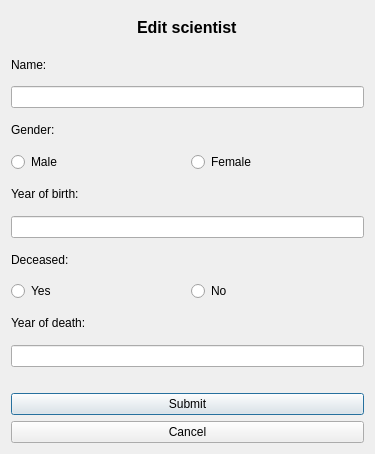
<?xml version="1.0" encoding="UTF-8"?>
<ui version="4.0">
 <class>editPerson</class>
 <widget class="QDialog" name="editPerson">
  <property name="geometry">
   <rect>
    <x>0</x>
    <y>0</y>
    <width>375</width>
    <height>454</height>
   </rect>
  </property>
  <property name="minimumSize">
   <size>
    <width>375</width>
    <height>454</height>
   </size>
  </property>
  <property name="windowTitle">
   <string>Edit scientist</string>
  </property>
  <property name="toolTipDuration">
   <number>0</number>
  </property>
  <layout class="QVBoxLayout" name="verticalLayout">
   <item alignment="Qt::AlignHCenter">
    <widget class="QLabel" name="editText">
     <property name="font">
      <font>
       <pointsize>12</pointsize>
       <weight>75</weight>
       <bold>true</bold>
      </font>
     </property>
     <property name="toolTipDuration">
      <number>0</number>
     </property>
     <property name="text">
      <string>Edit scientist</string>
     </property>
    </widget>
   </item>
   <item>
    <widget class="QLabel" name="nameText">
     <property name="toolTipDuration">
      <number>0</number>
     </property>
     <property name="text">
      <string>Name:</string>
     </property>
    </widget>
   </item>
   <item>
    <widget class="QLineEdit" name="nameEdit">
     <property name="toolTipDuration">
      <number>0</number>
     </property>
     <property name="text">
      <string/>
     </property>
    </widget>
   </item>
   <item>
    <widget class="QLabel" name="genderText">
     <property name="toolTipDuration">
      <number>0</number>
     </property>
     <property name="text">
      <string>Gender: </string>
     </property>
    </widget>
   </item>
   <item>
    <layout class="QHBoxLayout" name="horizontalLayout_2">
     <item>
      <widget class="QRadioButton" name="maleButton">
       <property name="toolTipDuration">
        <number>0</number>
       </property>
       <property name="text">
        <string>Male</string>
       </property>
       <attribute name="buttonGroup">
        <string notr="true">buttonGroup</string>
       </attribute>
      </widget>
     </item>
     <item>
      <widget class="QRadioButton" name="femaleButton">
       <property name="toolTipDuration">
        <number>0</number>
       </property>
       <property name="text">
        <string>Female</string>
       </property>
       <attribute name="buttonGroup">
        <string notr="true">buttonGroup</string>
       </attribute>
      </widget>
     </item>
    </layout>
   </item>
   <item>
    <widget class="QLabel" name="dobText">
     <property name="toolTipDuration">
      <number>0</number>
     </property>
     <property name="text">
      <string>Year of birth:</string>
     </property>
    </widget>
   </item>
   <item>
    <widget class="QLineEdit" name="dobEdit">
     <property name="toolTipDuration">
      <number>0</number>
     </property>
    </widget>
   </item>
   <item>
    <widget class="QLabel" name="deceasedText">
     <property name="toolTipDuration">
      <number>0</number>
     </property>
     <property name="text">
      <string>Deceased: </string>
     </property>
    </widget>
   </item>
   <item>
    <layout class="QHBoxLayout" name="horizontalLayout">
     <item>
      <widget class="QRadioButton" name="aliveButton">
       <property name="toolTipDuration">
        <number>0</number>
       </property>
       <property name="text">
        <string>Yes</string>
       </property>
       <attribute name="buttonGroup">
        <string notr="true">buttonGroup_2</string>
       </attribute>
      </widget>
     </item>
     <item>
      <widget class="QRadioButton" name="deadButton">
       <property name="toolTipDuration">
        <number>0</number>
       </property>
       <property name="text">
        <string>No</string>
       </property>
       <attribute name="buttonGroup">
        <string notr="true">buttonGroup_2</string>
       </attribute>
      </widget>
     </item>
    </layout>
   </item>
   <item>
    <widget class="QLabel" name="dodText">
     <property name="toolTipDuration">
      <number>0</number>
     </property>
     <property name="text">
      <string>Year of death:</string>
     </property>
    </widget>
   </item>
   <item>
    <widget class="QLineEdit" name="dodEdit">
     <property name="toolTipDuration">
      <number>0</number>
     </property>
    </widget>
   </item>
   <item>
    <spacer name="horizontalSpacer">
     <property name="orientation">
      <enum>Qt::Horizontal</enum>
     </property>
     <property name="sizeHint" stdset="0">
      <size>
       <width>40</width>
       <height>20</height>
      </size>
     </property>
    </spacer>
   </item>
   <item>
    <widget class="QPushButton" name="submitButton">
     <property name="toolTipDuration">
      <number>0</number>
     </property>
     <property name="text">
      <string>Submit</string>
     </property>
    </widget>
   </item>
   <item>
    <widget class="QPushButton" name="cancelButton">
     <property name="toolTipDuration">
      <number>0</number>
     </property>
     <property name="text">
      <string>Cancel</string>
     </property>
    </widget>
   </item>
  </layout>
 </widget>
 <tabstops>
  <tabstop>nameEdit</tabstop>
  <tabstop>maleButton</tabstop>
  <tabstop>femaleButton</tabstop>
  <tabstop>dobEdit</tabstop>
  <tabstop>aliveButton</tabstop>
  <tabstop>deadButton</tabstop>
  <tabstop>dodEdit</tabstop>
  <tabstop>submitButton</tabstop>
  <tabstop>cancelButton</tabstop>
 </tabstops>
 <resources/>
 <connections/>
 <buttongroups>
  <buttongroup name="buttonGroup_2"/>
  <buttongroup name="buttonGroup"/>
 </buttongroups>
</ui>
